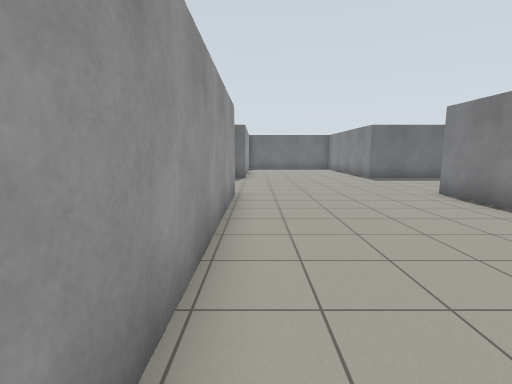
view 1 (above)

16 first-person views from a walk through a robot-simulator world made for Gazebo. The camera is 1.2 m above the floor, tilts 8° down and sees 85° across. The floor is counted in squares, 1 m on a side. Each view is taken from the middle of a square. On the plan, view 1 faces up. The plan holds only what a view shows up to about 12 squares ahead; the rest is blank.

view 2
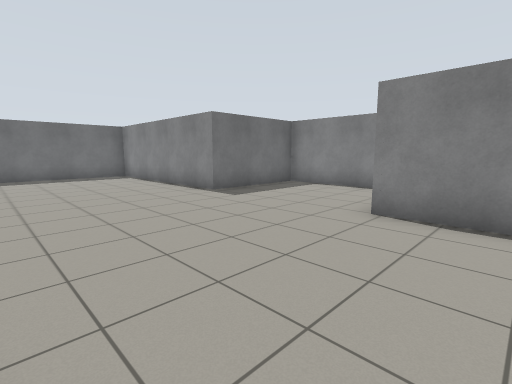

view 3
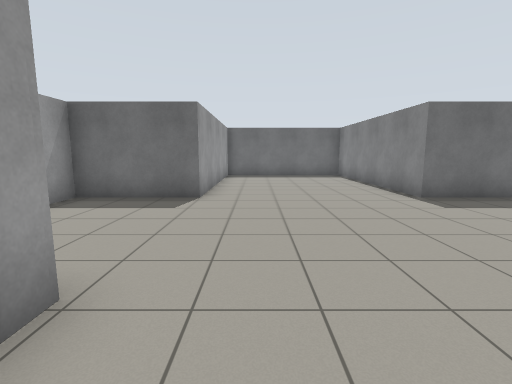

view 4
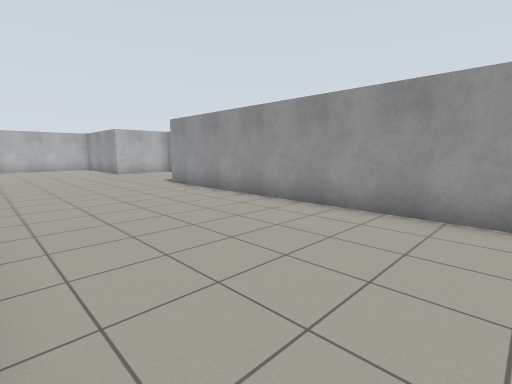

view 5
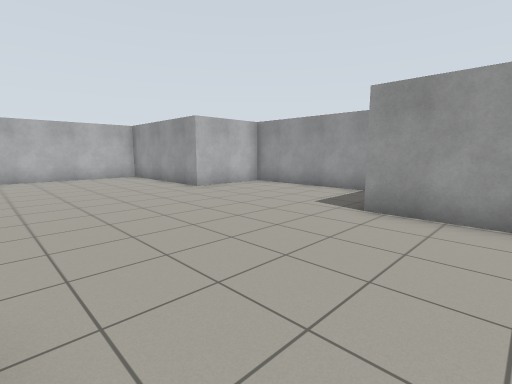

view 6
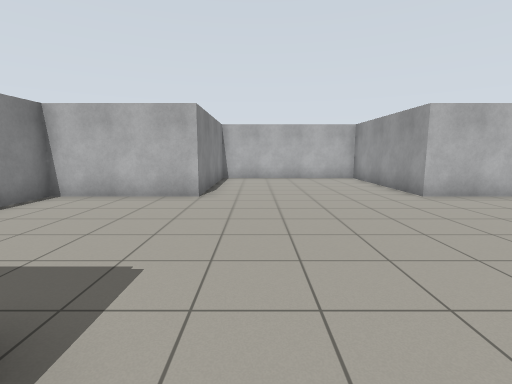

view 7
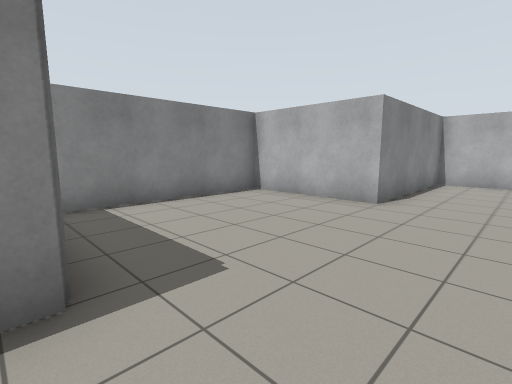

view 8
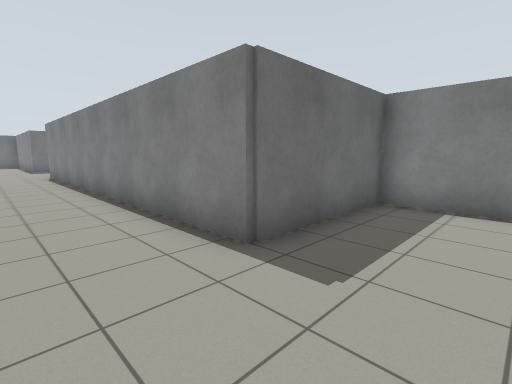

view 9
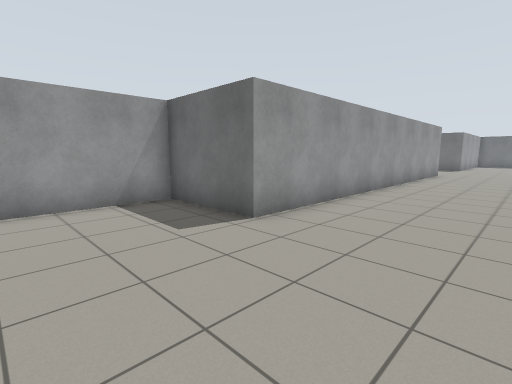

view 10
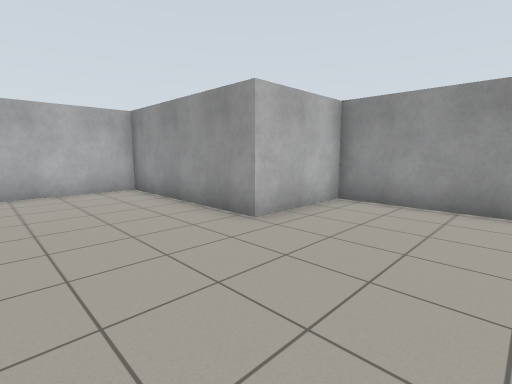

view 11
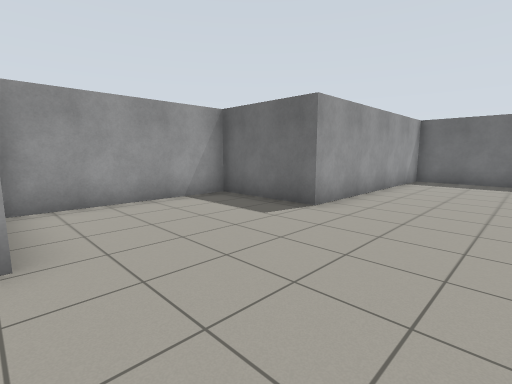

view 12
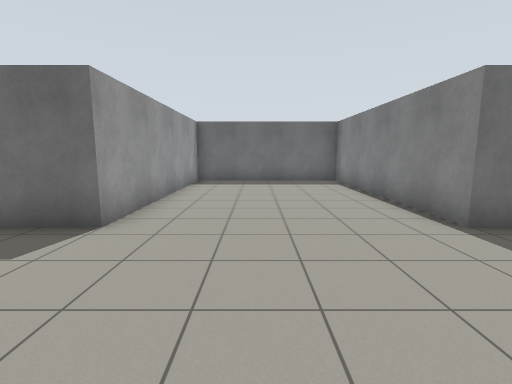

view 13
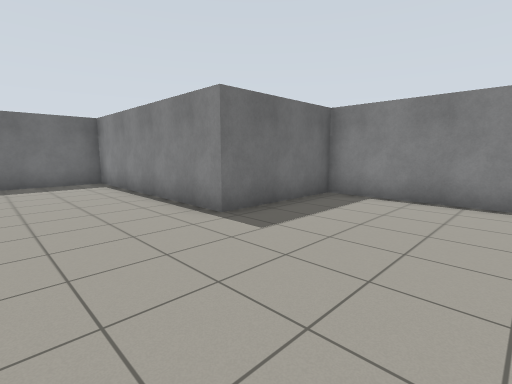

view 14
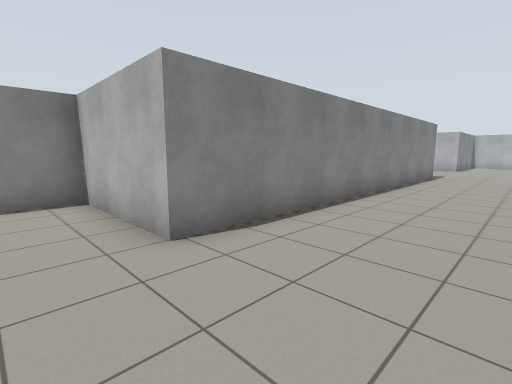

view 15
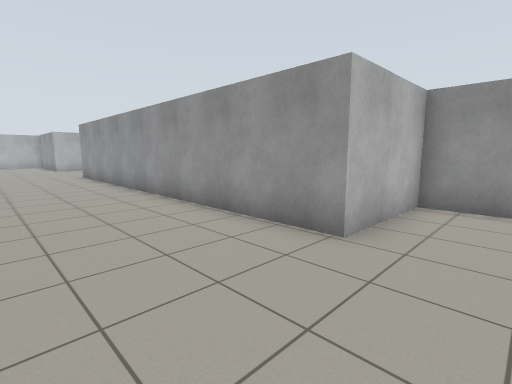

view 16
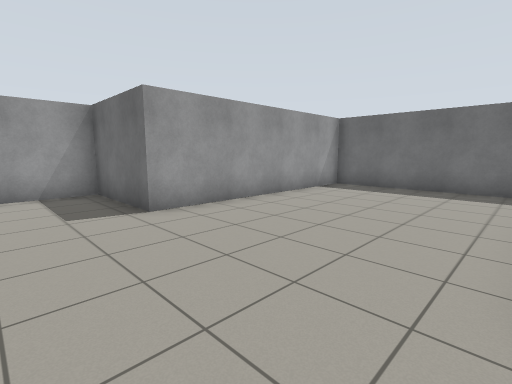

### Floor plan
Points are (right, up) in squares from view 1. A wall is a line through its corners. A room is listed if a view was taken in it or the views show most of it. See-through windows are left out.
Room 1 (views 1, 2, 3, 4, 5, 6, 7, 8, 9, 10, 11, 12, 13, 14, 15, 16)
walls: (5.4, 8.2) (9.7, 8.2) (9.7, 13.4) (5.4, 13.4) (5.4, 21) (-0.6, 21) (-0.6, 13.4) (-3.9, 13.4) (-3.9, 8.2) (-0.6, 8.2) (-0.6, -5.4) (-3.9, -5.4) (-3.9, -11.6) (-0.6, -11.6) (-0.6, -17.2) (5.4, -17.2) (5.4, -11.6) (9.7, -11.6) (9.7, -5.4) (5.4, -5.4) (5.4, 8.2)

Where each view was taken, in squares from view 1:
view 1: 0 up, 0 right, facing up
view 2: 6 up, 0 right, facing up-right
view 3: 6 up, 1 right, facing up
view 4: 5 up, 5 right, facing down-left
view 5: 3 down, 5 right, facing down-left
view 6: 4 down, 4 right, facing down
view 7: 5 down, 3 right, facing down-right
view 8: 8 down, 3 right, facing up-right
view 9: 9 down, 3 right, facing up-left
view 10: 8 down, 3 right, facing down-left
view 11: 8 up, 3 right, facing up-left
view 12: 9 up, 2 right, facing up
view 13: 9 up, 2 right, facing up-right
view 14: 10 up, 2 right, facing down-right
view 15: 10 up, 3 right, facing down-left
view 16: 11 up, 5 right, facing up-left
